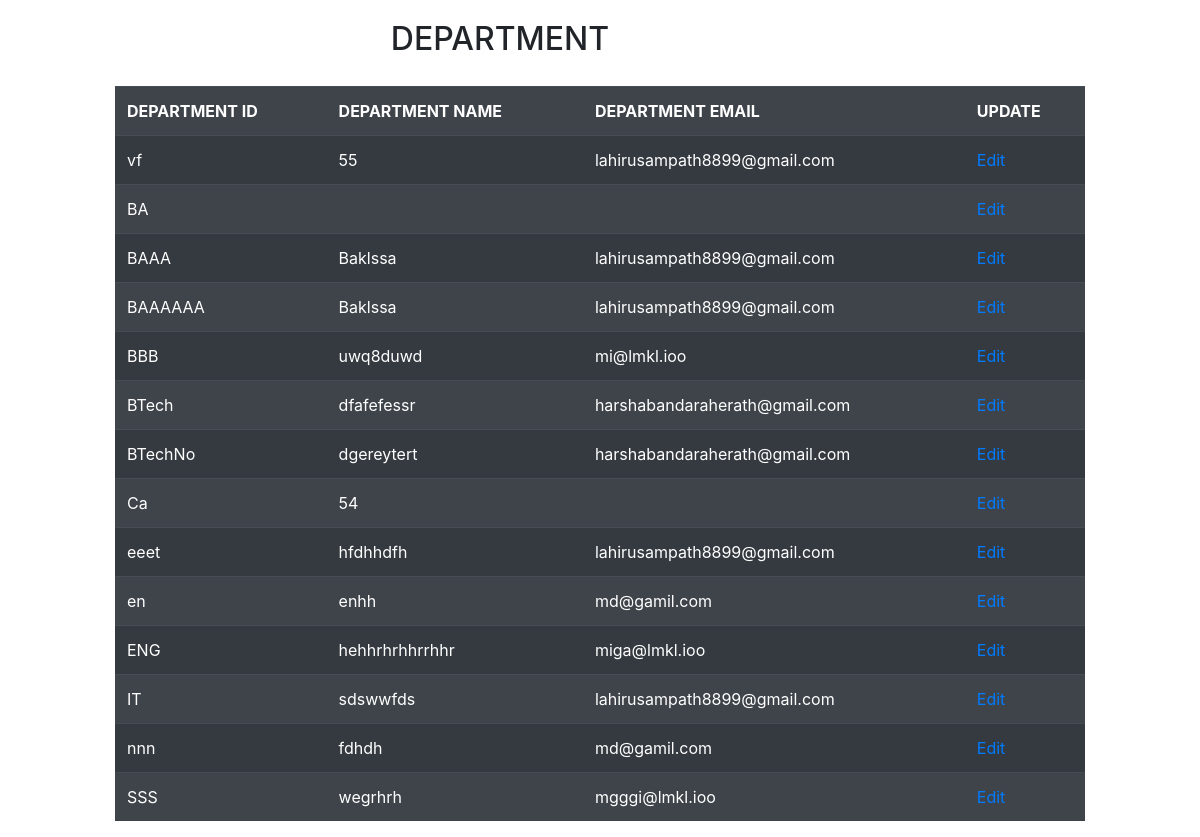
The page /department_view.php on the database its author committed.
### tables this page shows
CREATE TABLE `department` (
  `department_ID` varchar(40) NOT NULL,
  `department_Name` varchar(100) NOT NULL,
  `email` varchar(100) NOT NULL,
  `password` varchar(200) NOT NULL
);

### department_view.php (the view, shortened to what this page needs)
<?php
include("includes/config.php");
?>
<!DOCTYPE html>
<html>
<head>
<link rel="stylesheet" href="https://stackpath.bootstrapcdn.com/bootstrap/4.5.0/css/bootstrap.min.css">
</head>
<body>
	<div class="col-sm-10" style="text-align: center;padding-top:20px;padding-bottom: 20px"><h2>DEPARTMENT</h2></div>
	<div class="col-sm-10 mx-auto">
	<table class="table table-striped table-dark">
		<tr>
			<th scope="col">DEPARTMENT ID</th>
			<th scope="col">DEPARTMENT NAME</th>
			<th scope="col">DEPARTMENT EMAIL</th>
			<th scope="col">UPDATE</th>
		</tr>
		<?php
			$query="SELECT * FROM `department`";
			$query_run=mysqli_query($con,$query);
			if($query_run){
				while($rec=mysqli_fetch_assoc($query_run)){
					$tb="<tr>";
					$tb.="<td scope=\"row\">$rec[department_ID]</td>";
					$tb.="<td scope=\"row\">$rec[department_Name]</td>";
					$tb.="<td scope=\"row\">$rec[email]</td>";
					$tb.="<td scope=\"row\"><a href=\"department_update.php?d_id=$rec[department_ID]\">Edit</a></td>";
					$tb.="</tr>";
					echo $tb;
				}
			}
		?>
	</table>
</div>
</body>
</html>

### rows shown on the page
department: department_ID "vf", department_Name "55", email "lahirusampath8899@gmail.com"
department: department_ID "BA"
department: department_ID "BAAA", department_Name "Baklssa", email "lahirusampath8899@gmail.com"
department: department_ID "BAAAAAA", department_Name "Baklssa", email "lahirusampath8899@gmail.com"
department: department_ID "BBB", department_Name "uwq8duwd", email "mi@lmkl.ioo"
department: department_ID "BTech", department_Name "dfafefessr", email "harshabandaraherath@gmail.com"
department: department_ID "BTechNo", department_Name "dgereytert", email "harshabandaraherath@gmail.com"
department: department_ID "Ca", department_Name "54"
department: department_ID "eeet", department_Name "hfdhhdfh", email "lahirusampath8899@gmail.com"
department: department_ID "en", department_Name "enhh", email "md@gamil.com"
department: department_ID "ENG", department_Name "hehhrhrhhrrhhr", email "miga@lmkl.ioo"
department: department_ID "IT", department_Name "sdswwfds", email "lahirusampath8899@gmail.com"
department: department_ID "nnn", department_Name "fdhdh", email "md@gamil.com"
department: department_ID "SSS", department_Name "wegrhrh", email "mgggi@lmkl.ioo"
